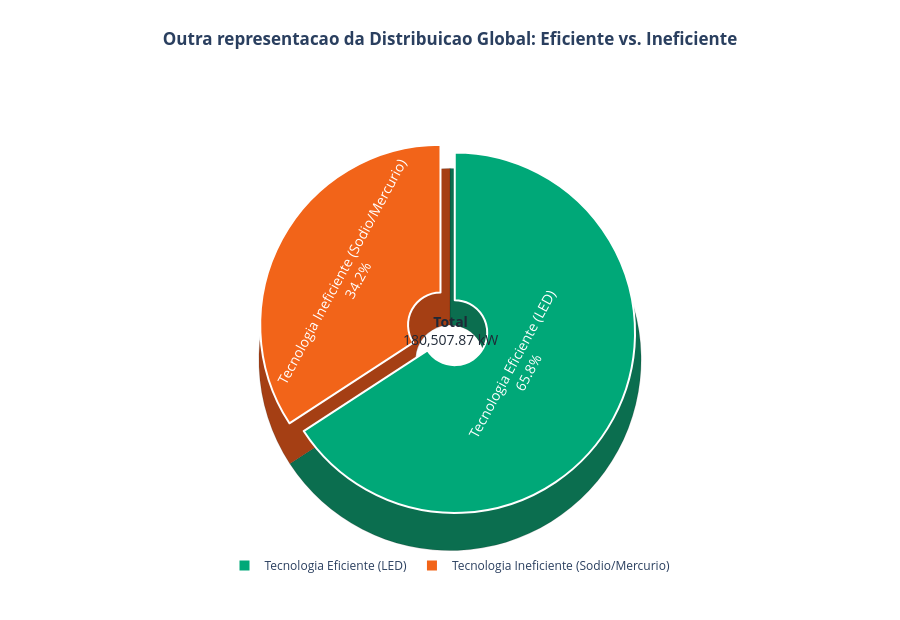

Notebook code cell kept with this figure:
### Code cell
# 4.1 (Figura dedicada) - Distribuição do Mix Tecnológico (Pie 3D-style)
import plotly.graph_objects as go

# Preparação mínima de dados para a figura
df_mix = df_consolidated.copy()
df_mix['P_IP_Eficiente'] = (df_mix['P_IP_Total'] - df_mix['P_IP_Inef']).clip(lower=0)

p_led = float(df_mix['P_IP_Eficiente'].sum())
p_inef = float(df_mix['P_IP_Inef'].sum())
p_total = p_led + p_inef

pct_led = (p_led / p_total * 100) if p_total > 0 else 0
pct_inef = (p_inef / p_total * 100) if p_total > 0 else 0

labels = ['Tecnologia Eficiente (LED)', 'Tecnologia Ineficiente (Sodio/Mercurio)']
values = [p_led, p_inef]

# Paleta mais expressiva e profissional
colors_top = ['#00A878', '#F26419']      # verde-teal e laranja queimado
colors_side = ['#0B6E4F', '#A53F14']     # tons escurecidos para efeito de profundidade

fig_mix = go.Figure()

# Camada inferior para simular espessura (efeito 3D)
fig_mix.add_trace(
    go.Pie(
        labels=labels,
        values=values,
        hole=0.18,
        sort=False,
        direction='clockwise',
        marker=dict(colors=colors_side, line=dict(color='rgba(0,0,0,0.15)', width=1)),
        textinfo='none',
        hoverinfo='skip',
        showlegend=False,
        domain=dict(x=[0.10, 0.90], y=[0.06, 0.84])
    )
)

# Camada superior (face visível)
fig_mix.add_trace(
    go.Pie(
        labels=labels,
        values=values,
        hole=0.18,
        sort=False,
        direction='clockwise',
        marker=dict(colors=colors_top, line=dict(color='white', width=2)),
        texttemplate='%{label}<br>%{percent}',
        textfont=dict(size=14, color='white'),
        hovertemplate='<b>%{label}</b><br>Potencia: %{value:,.2f} kW<br>Quota: %{percent}<extra></extra>',
        pull=[0.03, 0.06],
        domain=dict(x=[0.08, 0.92], y=[0.12, 0.90])
    )
)

fig_mix.update_layout(
    title={
        'text': '<b>Outra representacao da Distribuicao Global: Eficiente vs. Ineficiente</b>',
        'x': 0.5,
        'xanchor': 'center'
    },
    height=620,
    margin=dict(l=40, r=40, t=90, b=40),
    paper_bgcolor='white',
    plot_bgcolor='white',
    legend=dict(orientation='h', yanchor='bottom', y=0.0, xanchor='center', x=0.5)
)

fig_mix.add_annotation(
    x=0.5, y=0.51,
    text=f'<b>Total</b><br>{p_total:,.2f} kW',
    showarrow=False,
    font=dict(size=14, color='#1f2937')
)

fig_mix.show()

# Descricao concisa e estruturada para esta figura
print('\n' + '='*78)
print('FIGURA - DISTRIBUICAO DO MIX TECNOLOGICO (PIE 3D-STYLE)')
print('='*78)
print(f'Total de potencia instalada: {p_total:,.2f} kW')
print(f'1) LED (eficiente): {p_led:,.2f} kW ({pct_led:.1f}%)')
print(f'2) Ineficiente (sodio/mercurio): {p_inef:,.2f} kW ({pct_inef:.1f}%)')
print('Leitura-chave: A modernizacao esta avancada, mas a parcela ineficiente permanece relevante,')
print('justificando intervencoes focadas para acelerar ganhos energeticos e reduzir carga obsoleta.')

### Figure 1 — Plotly figure (JSON) as saved in the notebook; plotly's stock layout.template omitted (floating-point values rounded to 4 significant figures)
{"data": [{"direction": "clockwise", "domain": {"x": [0.1, 0.9], "y": [0.06, 0.84]}, "hole": 0.18, "hoverinfo": "skip", "labels": ["Tecnologia Eficiente (LED)", "Tecnologia Ineficiente (Sodio/Mercurio)"], "marker": {"colors": ["#0B6E4F", "#A53F14"], "line": {"color": "rgba(0,0,0,0.15)", "width": 1}}, "showlegend": false, "sort": false, "textinfo": "none", "type": "pie", "values": [118800.0, 61710.0]}, {"direction": "clockwise", "domain": {"x": [0.08, 0.92], "y": [0.12, 0.9]}, "hole": 0.18, "hovertemplate": "<b>%{label}</b><br>Potencia: %{value:,.2f} kW<br>Quota: %{percent}<extra></extra>", "labels": ["Tecnologia Eficiente (LED)", "Tecnologia Ineficiente (Sodio/Mercurio)"], "marker": {"colors": ["#00A878", "#F26419"], "line": {"color": "white", "width": 2}}, "pull": [0.03, 0.06], "sort": false, "textfont": {"color": "white", "size": 14}, "texttemplate": "%{label}<br>%{percent}", "type": "pie", "values": [118800.0, 61710.0]}], "layout": {"annotations": [{"font": {"color": "#1f2937", "size": 14}, "showarrow": false, "text": "<b>Total</b><br>180,507.87 kW", "x": 0.5, "y": 0.51}], "height": 620, "legend": {"orientation": "h", "x": 0.5, "xanchor": "center", "y": 0, "yanchor": "bottom"}, "margin": {"b": 40, "l": 40, "r": 40, "t": 90}, "paper_bgcolor": "white", "plot_bgcolor": "white", "title": {"text": "<b>Outra representacao da Distribuicao Global: Eficiente vs. Ineficiente</b>", "x": 0.5, "xanchor": "center"}}}
